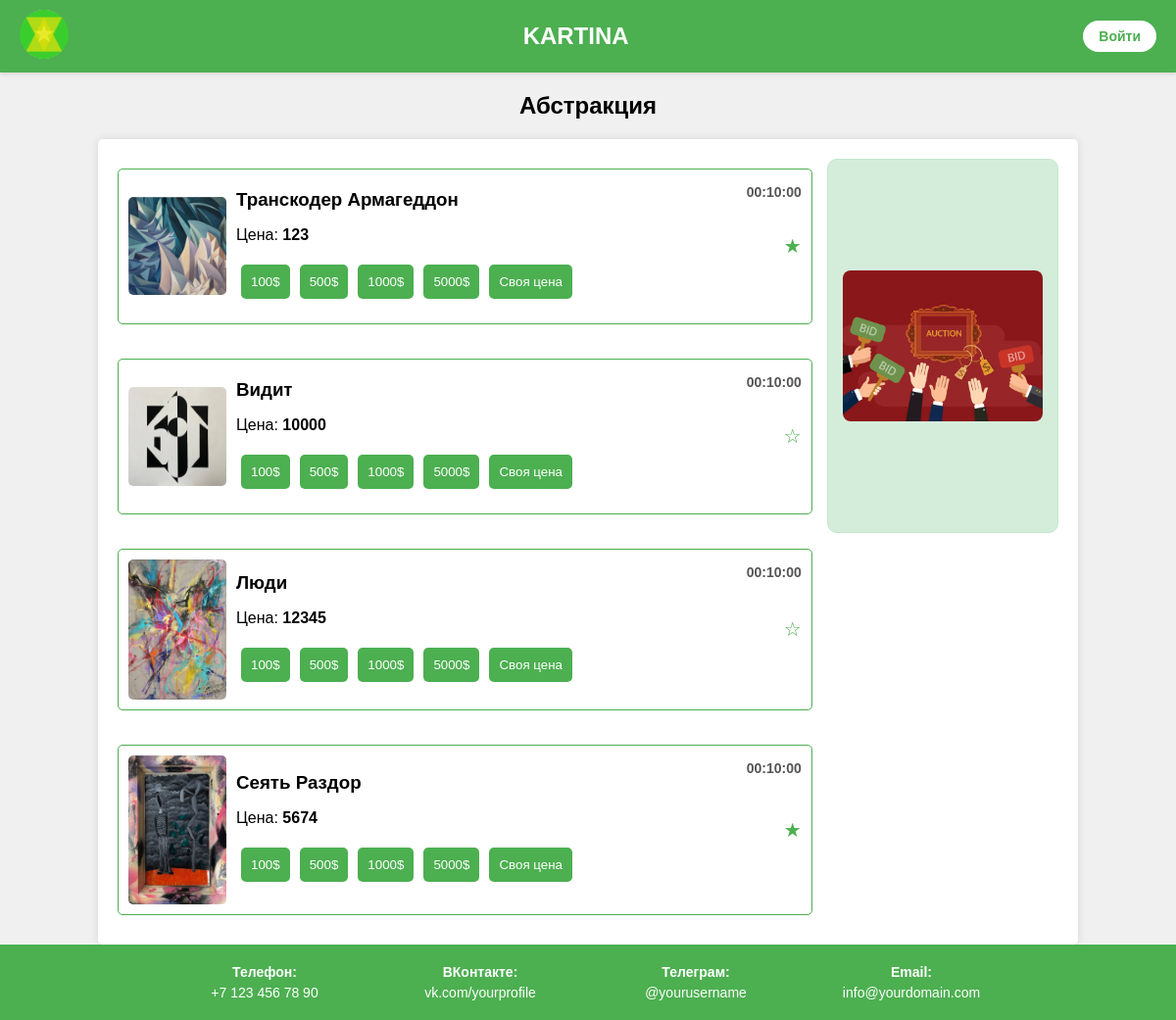
The page /abstraction on the database its author committed.
### main/models.py (models this page shows, shortened)
class abstract_picture(models.Model):
    title = models.CharField('Название картины', max_length=50)
    price = models.IntegerField(default=0)
    picture = models.ImageField(upload_to='')

### main/views.py (the view)
# urls.py: path('abstraction', views.abstraction),
def abstraction(request):
    abstract_pic = abstract_picture.objects.all()
    favorites = favorites_picture.objects.filter(
        picture_type='abstract',
        original_id__in=abstract_pic.values_list('id', flat=True)
    )
    favorite_ids_dict = {fav.original_id: fav.id for fav in favorites}
    return render(request, 'main/Abstrakcia.html', {
        'abstract_pic': abstract_pic,
        'favorite_ids_dict': favorite_ids_dict
    })

### main/views.py (called while the page is built)
@register.filter
def get_item(dictionary, key):
    return dictionary.get(key)

### main/templates/main/Abstrakcia.html (shortened to what this page needs)
<!DOCTYPE html>
<html lang="ru">
<head>
    <link rel="stylesheet" href="/media/styles.css">
</head>
<div class="header">
    <div class="logo">
        <a href="/">
            <img src="/media/logo.png" alt="Логотип">
        </a>
    </div>
    <div class="title">KARTINA</div>
    <div>
        {% if user.is_authenticated %}
            <a href="/favorites" class="nav-button">Избранное</a>
            <a href="/my_picture" class="nav-button">Мои картины</a>
            <a href="/logout" class="nav-button">Выйти</a>
        {% else %}
            <a href="login" class="nav-button">Войти</a>
        {% endif %}
    </div>
</div>
    <h2 style="text-align: center; margin-top: 20px;">Абстракция</h2>
    <div class="container">
        <div class="main-content list">
            {% for el in abstract_pic %}
                <div class="artwork">
                    <img src="{{ el.picture.url }}" alt="{{ el.title }}">
                    <div>
                        <h3>{{ el.title }}</h3>
                        <p>Цена: <span class="price">{{ el.price }}</span></p>
                        <div class="price-buttons">
                            <button onclick="setCustomPrice(100, this)">100$</button>
                            <button onclick="setCustomPrice(500, this)">500$</button>
                            <button onclick="setCustomPrice(1000, this)">1000$</button>
                            <button onclick="setCustomPrice(5000, this)">5000$</button>
                            <button onclick="showCustomPrice(this)">Своя цена</button>
                        </div>
                    </div>
                    <div class="favorite"
                         onclick="toggleFavorite(this, {{ el.id }}, 'abstract')"
                         {% if el.id in favorite_ids_dict %}
                         data-favorite-id="{{ favorite_ids_dict|get_item:el.id }}"
                         {% endif %}>
                        {% if el.id in favorite_ids_dict %}★{% else %}☆{% endif %}
                    </div>
                    <div class="timer">00:10:00</div>
                </div>
            {% endfor %}
        </div>
        <div class="sidebar">
            <div class="advertisement">
                <img src="/media/auction-art.png" alt="Реклама аукциона картин">
            </div>
        </div>
    </div>
    <div class="footer">
    <div class="contact-item">
        <strong>Телефон:</strong> <span>+7 123 456 78 90</span>
    </div>
    <div class="contact-item">
        <strong>ВКонтакте:</strong> <a href="https://vk.com/yourprofile" style="color: white; text-decoration: none;">vk.com/yourprofile</a>
    </div>
    <div class="contact-item">
        <strong>Телеграм:</strong> <a href="https://t.me/yourusername" style="color: white; text-decoration: none;">@yourusername</a>
    </div>
    <div class="contact-item">
        <strong>Email:</strong> <a href="mailto:info@yourdomain.com" style="color: white; text-decoration: none;">info@yourdomain.com</a>
    </div>
</body>
</html>

### media/styles.css (style rules this page uses)
.header { background-color: #4CAF50; display: flex; align-items: center; justify-content: space-between; padding: 10px 20px; color: #fff; box-shadow: 0 2px 4px rgba(0,0,0,0.1); }
.logo img { width: 50px; height: 50px; border-radius: 50%; object-fit: cover; transition: transform 0.3s; }
.title { flex: 1; text-align: center; font-size: 24px; font-weight: bold; }
.container { display: flex; width: 80%; margin: auto; background: white; padding: 20px; border-radius: 5px; box-shadow: 0 0 10px rgba(0, 0, 0, 0.1); flex-wrap: wrap; gap: 15px; }
.main-content.list { display: flex; flex-direction: column; gap: 15px; }
.main-content { display: grid; grid-template-columns: repeat(2, 1fr); gap: 15px; }
.artwork { border: 1px solid #4CAF50; margin: 10px 0; padding: 10px; border-radius: 5px; position: relative; display: flex; align-items: center; transition: all 0.3s; }
.artwork img { width: 100px; height: auto; border-radius: 5px; margin-right: 10px; object-fit: cover; }
.artwork h3 { margin: 10px 0 5px 0; }
.price { font-weight: bold; }
.timer { font-size: 14px; margin-top: 5px; color: #555; }
.favorite { font-size: 20px; color: #4CAF50; margin-left: auto; cursor: pointer; transition: color 0.3s; }
.price-buttons { margin: 10px 0; display: flex; align-items: center; flex-wrap: wrap; }
.price-buttons button { margin: 5px; padding: 10px; background-color: #4CAF50; color: white; border: none; border-radius: 5px; cursor: pointer; transition: background-color 0.3s; }
.timer { position: absolute; top: 10px; right: 10px; font-weight: bold; color: #4CAF50; }
.sidebar { flex: 1; min-width: 180px; display: flex; flex-direction: column; gap: 15px; }
.advertisement { background-color: #d4edda; border-radius: 10px; border: 1px solid #c3e6cb; padding: 15px; min-height: 350px; display: flex; align-items: center; justify-content: center; }
.advertisement img { width: 100%; height: auto; border-radius: 8px; object-fit: cover; }
.footer { background-color: #4CAF50; color: #fff; padding: 20px; display: flex; flex-wrap: wrap; justify-content: center; gap: 20px; font-size: 14px; }
.contact-item { display: flex; flex-direction: column; align-items: center; gap: 5px; min-width: 160px; }
.main-content { flex: 3; }
.sidebar { flex: 1; }
.advertisement img { width: 100%; height: auto; display: block; }
.footer { background-color: #4CAF50; padding: 20px; display: flex; flex-wrap: wrap; gap: 20px; }
.footer .contact-item { width: 200px; }

### main/templates/main/Abstrakcia.html (style rules this page uses)
.nav-button { display: inline-block; padding: 8px 16px; background-color: #fff; color: #4CAF50 ; text-decoration: none; font-size: 14px; font-weight: 750; border: 1px solid #white; border-radius: 20px; transition: all 0.2s ease; }

### rows shown on the page
abstract_picture: picture (picture), title "Транскодер Армагеддон", price "123"
abstract_picture: picture (picture), title "Видит", price "10000"
abstract_picture: picture (picture), title "Люди", price "12345"
abstract_picture: picture (picture), title "Сеять Раздор", price "5674"
